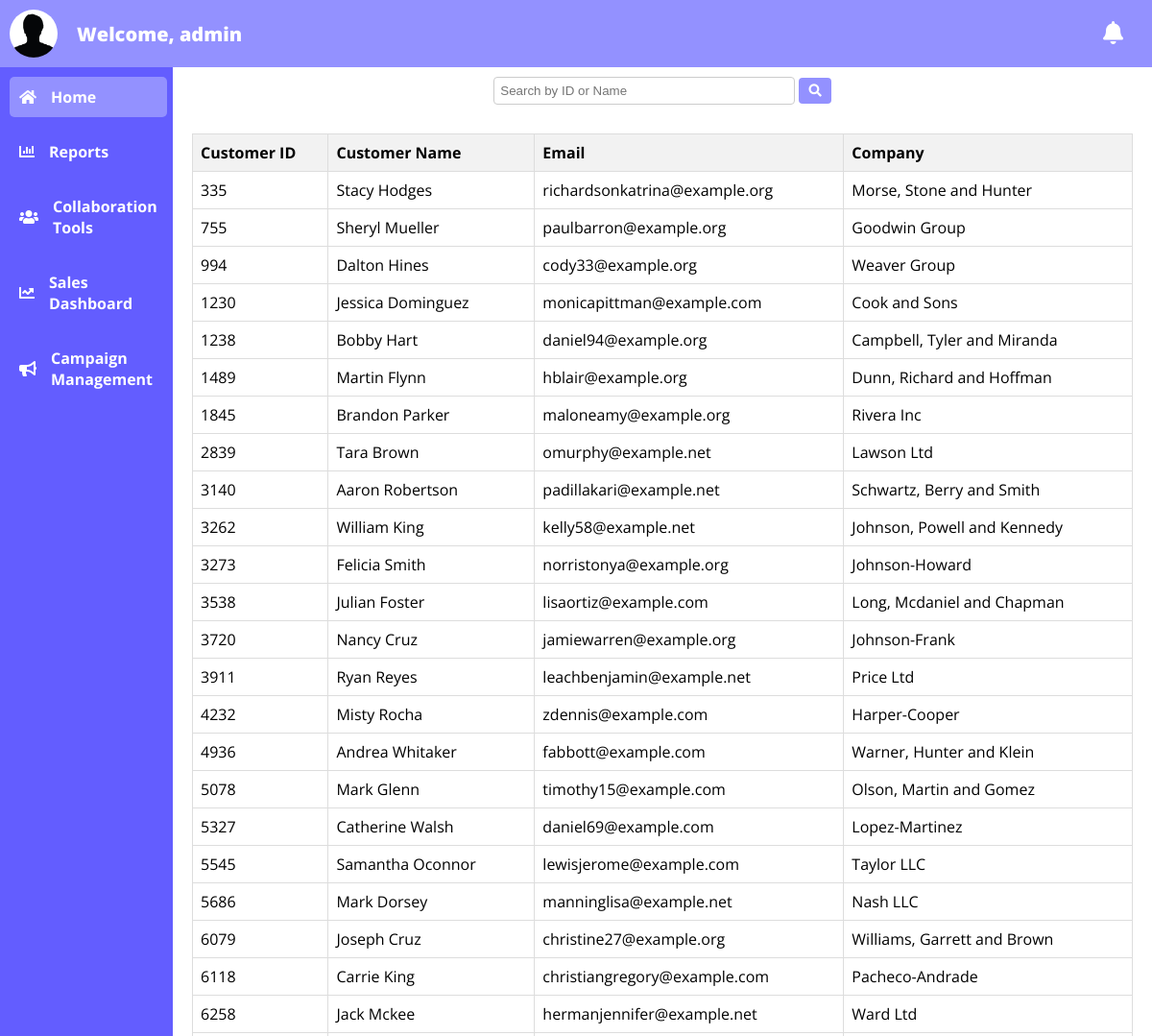
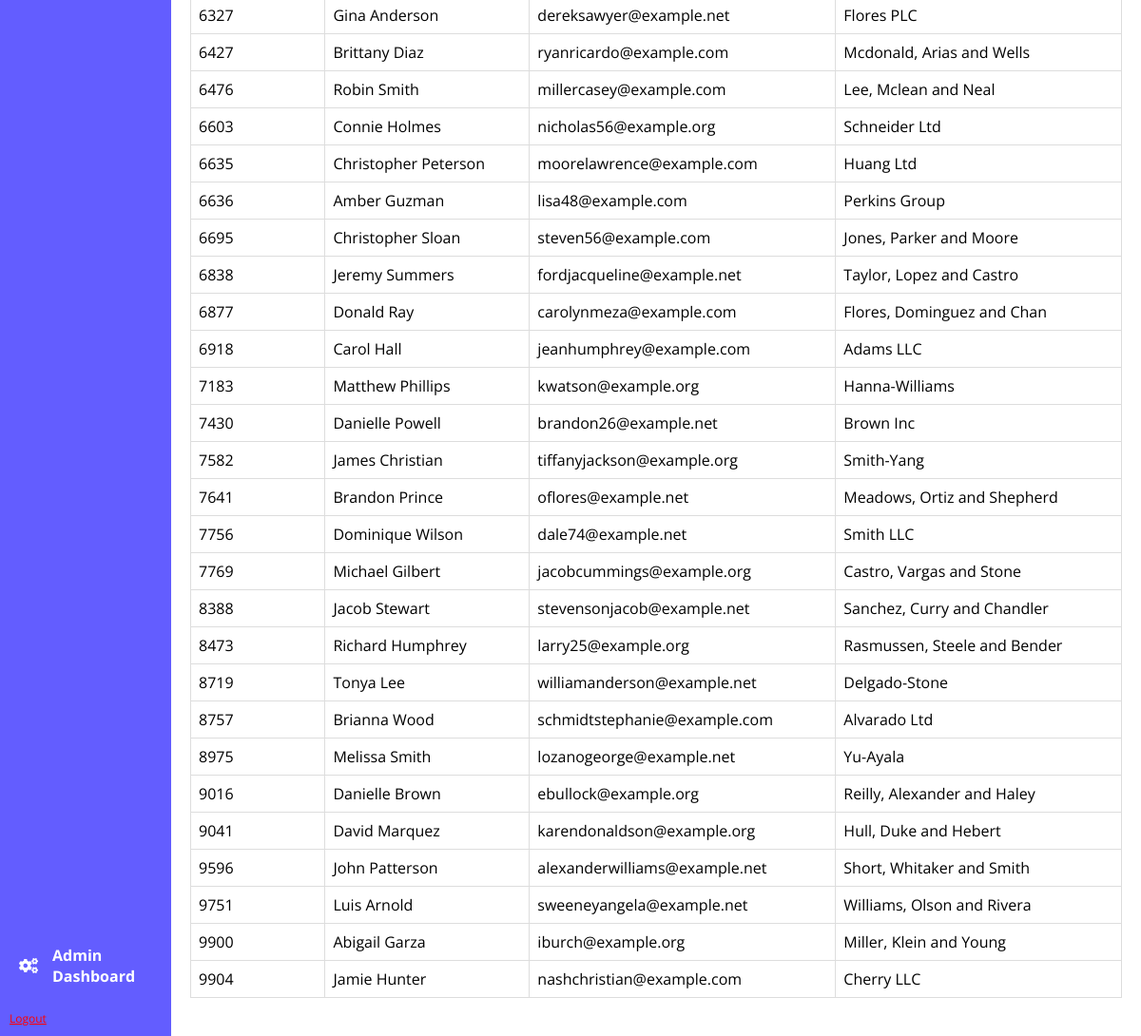
Page /home (signed in) on the committed database (2 pictures, top to bottom).
### tables this page shows
CREATE TABLE "users" (
	"username"	INTEGER,
	"password"	INTEGER
, "image_url"	TEXT);

### main.py (the view)
@app.route('/home')
@login_required
def home():
    conn = sqlite3.connect('db/customers.db')
    cursor = conn.cursor()
    cursor.execute('SELECT * FROM customers')
    customers = cursor.fetchall()
    conn.close()
    if 'username' in session:
        username = session['username']
        conn = sqlite3.connect('db/users.db')
        cursor = conn.cursor()
        cursor.execute("SELECT image_url FROM users WHERE username = ?", (username,))
        user_image = cursor.fetchone()
        conn.close()
        if user_image:
            return render_template('home.html', username=username, customers=customers, user_image=user_image[0])
        else:
            return render_template('home.html', username=username, customers=customers, user_image=None)
    else:
        return redirect('/')

### context_processors.py (called while the page is built)
def user_image_context_processor():
    user_image = None
    username = None  # Initialize username to None
    if 'username' in session:
        username = session['username']
        conn = sqlite3.connect('db/users.db')
        cursor = conn.cursor()
        cursor.execute("SELECT image_url FROM users WHERE username = ?", (username,))
        user_image_result = cursor.fetchone()
        cursor.close()
        conn.close()
        if user_image_result:
            user_image = user_image_result[0]
    return {'user_image': user_image, 'username': username}  # Include 'username' in the returned context

### main.py (called while the page is built)
def login_required(view_func):
    @wraps(view_func)
    def wrapped_view(*args, **kwargs):
        if 'username' in session:
            return view_func(*args, **kwargs)
        else:
            return redirect('/')
    return wrapped_view

### templates/home.html (shortened to what this page needs)
<!DOCTYPE html>
<html>
<head>
  <link rel="stylesheet" type="text/css" href="../static/styles.css">
  <link rel="stylesheet" href="https://cdnjs.cloudflare.com/ajax/libs/font-awesome/5.15.3/css/all.min.css" />
</head>
<body>
  <div class="container">
    <div class="top-bar">
        <div class="user-container">
          <div class="user-image">
            <img src="{{ user_image }}" alt="User Image">
          </div>
          <div class="welcome-text">
            Welcome, {{ username }}
          </div>
      </div>
      <div class="notifications">
        <i class="fas fa-bell"></i>
      </div>
    </div>
    <div class="content-wrapper">
      <div class="sidebar">
        <ul class="list_top">
          <li><a href="home"><i class="fas fa-home"></i>Home</a></li>
          <li><a href="reports"><i class="fas fa-chart-bar"></i>Reports</a></li>
          <li><a href="collaboration-tools"><i class="fas fa-users"></i>Collaboration Tools</a></li>
          <li><a href="sales-dashboard"><i class="fas fa-chart-line"></i>Sales Dashboard</a></li>
          <li><a href="campaign-management"><i class="fas fa-bullhorn"></i>Campaign Management</a></li>
        </ul>
        <ul class="list_bottom">
          <li><a href="admin-dashboard"><i class="fas fa-cogs"></i>Admin Dashboard</a></li>
        </ul>
          <a style="color:red; font-size:12px;" href="logout">Logout</a>
      </div>
      <div class="content">
        {% block content %}
<div class="search-container">
  <form id="search-form">
    <input type="text" id="search-input" placeholder="Search by ID or Name">
    <button type="button" id="search-button"><i class="fas fa-search"></i></button>
  </form>
</div>
        <div class="content">
          <table>
            <thead>
              <tr>
                <th>Customer ID</th>
                <th>Customer Name</th>
                <th>Email</th>
                <th>Company</th>
              </tr>
            </thead>
            <tbody>
              {% for customer in customers %}
                <tr class="customer-row" data-customer-id="{{ customer[0] }}" data-customer-name="{{ customer[1] }}">
                  <td>{{ customer[0] }}</td>
                  <td>{{ customer[1] ~ ' ' ~ customer[2] }}</td>
                  <td>{{ customer[3] }}</td>
                  <td>{{ customer[4] }}</td>
                </tr>
              {% endfor %}
            </tbody>
          </table>
        </div>
        {% endblock %}
      </div>
    </div>
  </div>
</body>
</html>

### static/styles.css (style rules this page uses)
.container { display: flex; flex-direction: column; height: 100vh; }
.top-bar { background-color: #9391ff; padding: 10px; display: flex; justify-content: space-between; align-items: center; }
.user-container { display: flex; align-items: center; }
.user-image { width: 50px; height: 50px; border-radius: 50%; overflow: hidden; margin-right: 20px; }
.user-image img { width: 100%; height: 100%; object-fit: cover; }
.welcome-text { font-size: 20px; font-family: 'Open Sans', sans-serif; font-weight: 900; color: white; }
.notifications { position: relative; display: inline-block; margin-right: 20px; }
.fas.fa-bell { font-size: 24px; color: #fff; cursor: pointer; }
.content-wrapper { display: flex; flex: 1; }
.sidebar { display: flex; flex-direction: column; justify-content: space-between; align-items: flex-start; background-color: #635dff; width: 20vh; padding: 10px; }
.sidebar ul { list-style-type: none; padding: 0; }
.list_top, .list_bottom { list-style-type: none; padding: 0; margin: 0; }
.list_bottom { margin-top: auto; }
.sidebar li { margin-bottom: 15px; }
.sidebar li a { display: flex; align-items: center; font-family: 'Open Sans', sans-serif; font-weight: 700; padding: 10px; color: white; text-decoration: none; cursor: pointer; width: auto; transition: background-color 0.3s; border: none; border-radius: 5px; }
.sidebar li a i { margin-right: 15px; }
.content { flex: 1; padding: 10px; }
body { font-family: 'Open Sans', sans-serif; background-color:#fff; margin: 0; padding: 0; }
.search-container { text-align: center; margin-bottom: 20px; }
#search-input { padding: 6px; width: 300px; border: 1px solid #ccc; border-radius: 4px; }
#search-button { padding: 6px 10px; background-color: #9391ff; color: white; border: none; border-radius: 4px; cursor: pointer; }
table { width: 100%; border-collapse: collapse; margin-bottom: 20px; }
th, td { border: 1px solid #ddd; padding: 8px; text-align: left; }
th { background-color: #f2f2f2; }

### rows in the picture
users: image_url (picture), username "admin"

### other values in the picture
{{ customer[0] }} "335" "755" "994" "1230" "1238" "1489" "1845" "2839" "3140" "3262" "3273" "3538" "3720" "3911" "4232" "4936" "5078" "5327" "5545" "5686" "6079" "6118" "6258" "6327" "6427" "6476" "6603" "6635" "6636" "6695" "6838" "6877" "6918" "7183" "7430" "7582" "7641" "7756" "7769" "8388" "8473" "8719" "8757" "8975" "9016" "9041" "9596" "9751" "9900" "9904"
{{ customer[1] ~ ' ' ~ customer[2] }} "Stacy Hodges" "Sheryl Mueller" "Dalton Hines" "Jessica Dominguez" "Bobby Hart" "Martin Flynn" "Brandon Parker" "Tara Brown" "Aaron Robertson" "William King" "Felicia Smith" "Julian Foster" "Nancy Cruz" "Ryan Reyes" "Misty Rocha" "Andrea Whitaker" "Mark Glenn" "Catherine Walsh" "Samantha Oconnor" "Mark Dorsey" "Joseph Cruz" "Carrie King" "Jack Mckee" "Gina Anderson" "Brittany Diaz" "Robin Smith" "Connie Holmes" "Christopher Peterson" "Amber Guzman" "Christopher Sloan" "Jeremy Summers" "Donald Ray" "Carol Hall" "Matthew Phillips" "Danielle Powell" "James Christian" "Brandon Prince" "Dominique Wilson" "Michael Gilbert" "Jacob Stewart" "Richard Humphrey" "Tonya Lee" "Brianna Wood" "Melissa Smith" "Danielle Brown" "David Marquez" "John Patterson" "Luis Arnold" "Abigail Garza" "Jamie Hunter"
{{ customer[3] }} "richardsonkatrina@example.org" "paulbarron@example.org" "cody33@example.org" "monicapittman@example.com" "daniel94@example.org" "hblair@example.org" "maloneamy@example.org" "omurphy@example.net" "padillakari@example.net" "kelly58@example.net" "norristonya@example.org" "lisaortiz@example.com" "jamiewarren@example.org" "leachbenjamin@example.net" "zdennis@example.com" "fabbott@example.com" "timothy15@example.com" "daniel69@example.com" "lewisjerome@example.com" "manninglisa@example.net" "christine27@example.org" "christiangregory@example.com" "hermanjennifer@example.net" "dereksawyer@example.net" "ryanricardo@example.com" "millercasey@example.com" "nicholas56@example.org" "moorelawrence@example.com" "lisa48@example.com" "steven56@example.com" "fordjacqueline@example.net" "carolynmeza@example.com" "jeanhumphrey@example.com" "kwatson@example.org" "brandon26@example.net" "tiffanyjackson@example.org" "oflores@example.net" "dale74@example.net" "jacobcummings@example.org" "stevensonjacob@example.net" "larry25@example.org" "williamanderson@example.net" "schmidtstephanie@example.com" "lozanogeorge@example.net" "ebullock@example.org" "karendonaldson@example.org" "alexanderwilliams@example.net" "sweeneyangela@example.net" "iburch@example.org" "nashchristian@example.com"
{{ customer[4] }} "Morse, Stone and Hunter" "Goodwin Group" "Weaver Group" "Cook and Sons" "Campbell, Tyler and Miranda" "Dunn, Richard and Hoffman" "Rivera Inc" "Lawson Ltd" "Schwartz, Berry and Smith" "Johnson, Powell and Kennedy" "Johnson-Howard" "Long, Mcdaniel and Chapman" "Johnson-Frank" "Price Ltd" "Harper-Cooper" "Warner, Hunter and Klein" "Olson, Martin and Gomez" "Lopez-Martinez" "Taylor LLC" "Nash LLC" "Williams, Garrett and Brown" "Pacheco-Andrade" "Ward Ltd" "Flores PLC" "Mcdonald, Arias and Wells" "Lee, Mclean and Neal" "Schneider Ltd" "Huang Ltd" "Perkins Group" "Jones, Parker and Moore" "Taylor, Lopez and Castro" "Flores, Dominguez and Chan" "Adams LLC" "Hanna-Williams" "Brown Inc" "Smith-Yang" "Meadows, Ortiz and Shepherd" "Smith LLC" "Castro, Vargas and Stone" "Sanchez, Curry and Chandler" "Rasmussen, Steele and Bender" "Delgado-Stone" "Alvarado Ltd" "Yu-Ayala" "Reilly, Alexander and Haley" "Hull, Duke and Hebert" "Short, Whitaker and Smith" "Williams, Olson and Rivera" "Miller, Klein and Young" "Cherry LLC"
